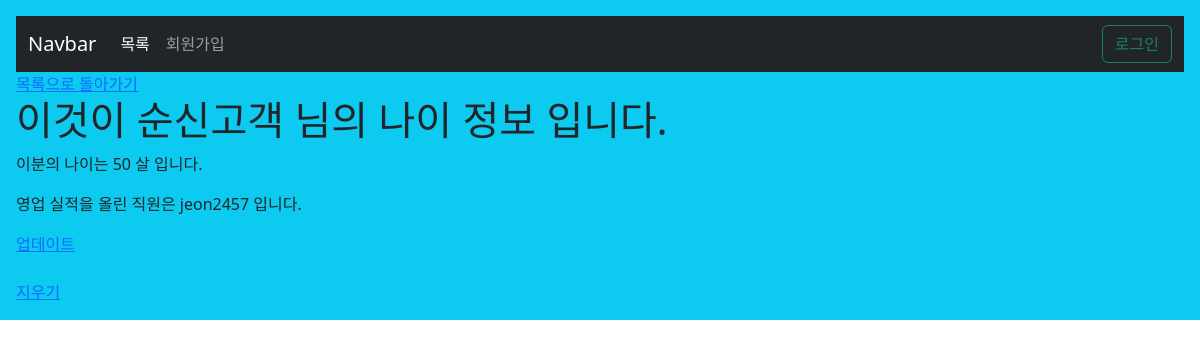
/홈페이지/5/, run on the app's committed database.
### sales/models.py (models this page shows, shortened)
class Sale(models.Model):
    first_name = models.CharField(max_length=30)  # 첫번째 이름
    last_name = models.CharField(max_length=30)  # 마지막 이름
    age = models.IntegerField(default=0)  # 나이
    person = models.ForeignKey("Person", on_delete=models.CASCADE)

class Person(models.Model):
    회원 = models.OneToOneField(아이디, on_delete=models.CASCADE)
    조직 = models.OneToOneField(UserProfile, on_delete=models.CASCADE)
    def __str__(self):
        return self.회원.username

class 아이디(AbstractUser):
    pass

### sales/views.py (called while the page is built)
def 세일상세(request, pk):
    사람 = Sale.objects.get(id=pk)
    context = {
        "사람키": 사람
    }
    return render(request, "newfolder/세일상세.html", context)  # 세일상세.html파일을

### sales/templates/newfolder/세일상세.html
{% extends 'base.html' %} {% block content %}
<a href="{% url '홈페이지:목록' %}">목록으로 돌아가기</a>
<h1>이것이 {{사람키.first_name}}고객 님의 나이 정보 입니다.</h1>
<p>이분의 나이는 {{사람키.age}} 살 입니다.</p>
<p>영업 실적을 올린 직원은 {{사람키.person}} 입니다.</p>
<a href="{% url '홈페이지:업뎃' 사람키.pk %}">업데이트</a>
<br /><br />
<a href="{% url '홈페이지:지우기' 사람키.pk %}">지우기</a>
{% endblock content %}

### data on the page
Sale: first_name "순신", age "50", person.username "jeon2457"
